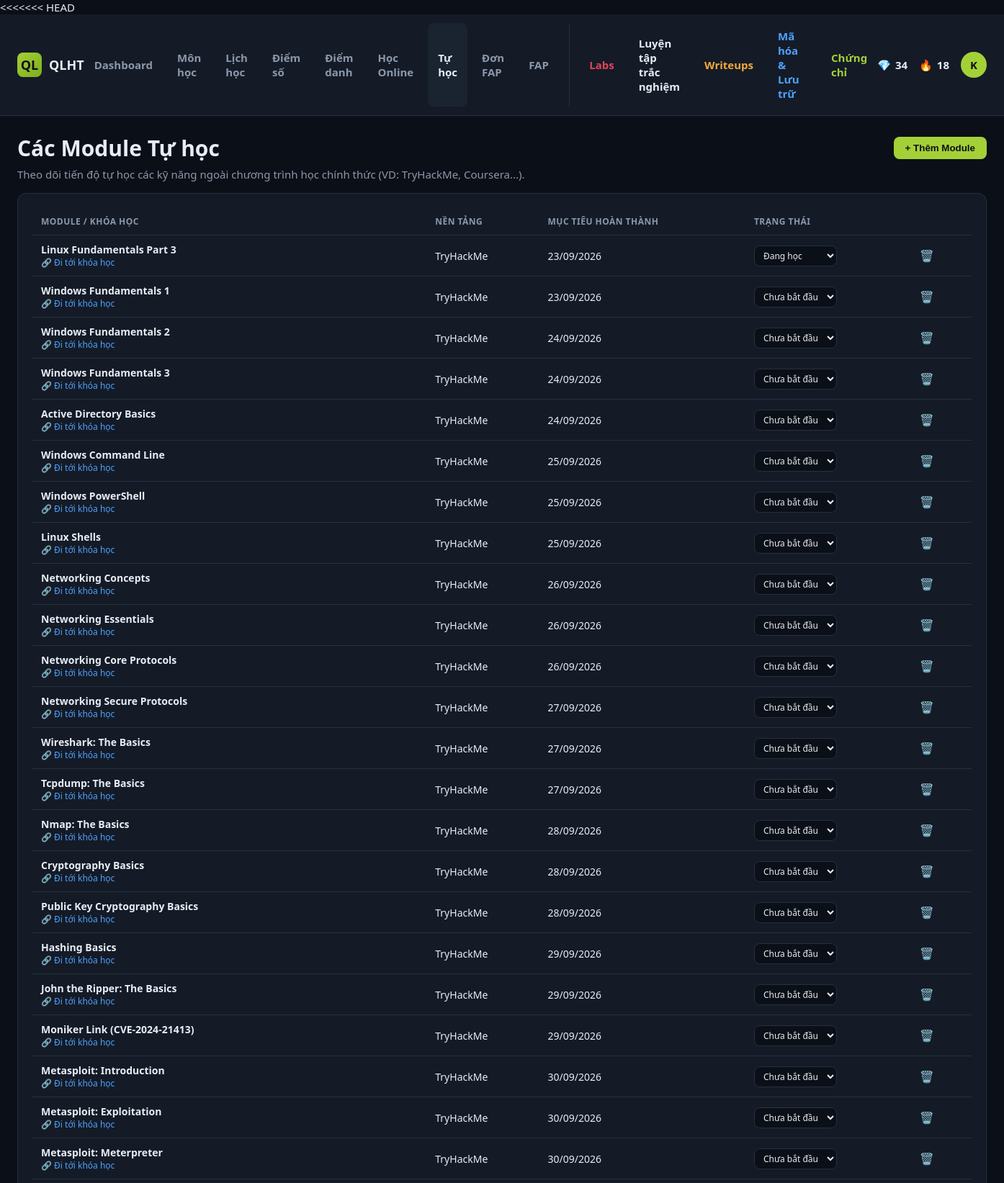
The page /self_study.php (signed in, upper part) on the database its author committed.
### tables this page shows
CREATE TABLE `students` (
  `id` int(11) NOT NULL,
  `student_code` varchar(20) NOT NULL,
  `full_name` varchar(100) NOT NULL,
  `major` varchar(150) NOT NULL,
  `email` varchar(100) DEFAULT NULL,
  `password_hash` varchar(255) NOT NULL,
  `role` enum('student','admin') NOT NULL DEFAULT 'student',
  `avatar` varchar(255) DEFAULT NULL,
  `streak_days` int(11) DEFAULT 0,
  `points` int(11) DEFAULT 0,
  `created_at` timestamp NOT NULL DEFAULT current_timestamp()
);

CREATE TABLE `self_study_modules` (
  `id` int(11) NOT NULL,
  `student_id` int(11) NOT NULL,
  `module_name` varchar(255) NOT NULL,
  `platform` varchar(100) DEFAULT NULL,
  `module_link` varchar(255) DEFAULT NULL,
  `status` enum('pending','in_progress','completed') DEFAULT 'pending',
  `target_date` date DEFAULT NULL,
  `created_at` timestamp NOT NULL DEFAULT current_timestamp()
);

### config/auth.php (called while the page is built, shortened)
<?php
require_once __DIR__ . '/database.php';
function isLoggedIn(): bool {
    return isset($_SESSION['student_id']);
}
function currentStudent(): ?array {
    static $cache = null;
    if ($cache === null) {
        $stmt = getDB()->prepare('SELECT * FROM students WHERE id = ?');
        $stmt->execute([$_SESSION['student_id']]);
        $cache = $stmt->fetch() ?: null;
    }
    return $cache;
}

### config/database.php (called while the page is built, shortened)
<?php
function getDB(): PDO {
    static $pdo = null;
    if ($pdo === null) {
        $dsn = "mysql:host=" . DB_HOST . ";port=" . DB_PORT . ";dbname=" . DB_NAME . ";charset=" . DB_CHARSET;
        $options = [
            PDO::ATTR_ERRMODE            => PDO::ERRMODE_EXCEPTION,
            PDO::ATTR_DEFAULT_FETCH_MODE => PDO::FETCH_ASSOC,
            PDO::ATTR_EMULATE_PREPARES   => false,
        ];
        try {
            $pdo = new PDO($dsn, DB_USER, DB_PASS, $options);
        } catch (PDOException $e) {
            http_response_code(500);
            die('Loi ket noi co so du lieu: ' . htmlspecialchars($e->getMessage()));
        }
    }
    return $pdo;
}

### self_study.php (the view, shortened to what this page needs)
<?php
require_once __DIR__ . '/config/auth.php';
$db = getDB();
$sid = $_SESSION['student_id'];
$stmt = $db->prepare('SELECT * FROM self_study_modules WHERE student_id = ? ORDER BY status = "completed", target_date ASC');
$stmt->execute([$sid]);
$modules = $stmt->fetchAll();
$statusMeta = [
    'pending'     => ['Chưa bắt đầu', 'badge-gray'],
    'in_progress' => ['Đang học', 'badge-blue'],
    'completed'   => ['Hoàn thành', 'badge-green'],
];
$activePage = 'self_study';
include __DIR__ . '/includes/header.php';
?>
<div class="card-header">
    <h1 style="margin:0;">Các Module Tự học</h1>
    <button class="btn btn-accent" onclick="document.getElementById('moduleModal').classList.add('open')">+ Thêm Module</button>
</div>
<p style="color:var(--text-dim); margin-top:-8px;">Theo dõi tiến độ tự học các kỹ năng ngoài chương trình học chính thức (VD: TryHackMe, Coursera...).</p>
<div class="card" style="margin-top:16px;">
    <table>
        <thead>
            <tr>
                <th>Module / Khóa học</th>
                <th>Nền tảng</th>
                <th>Mục tiêu hoàn thành</th>
                <th>Trạng thái</th>
                <th></th>
            </tr>
        </thead>
        <tbody>
        <?php foreach ($modules as $m):
        ?>
            <tr style="<?= $m['status'] === 'completed' ? 'opacity: 0.6;' : '' ?>">
                <td>
                    <strong style="<?= $m['status'] === 'completed' ? 'text-decoration: line-through;' : '' ?>">
                        <?= htmlspecialchars($m['module_name']) ?>
                    </strong>
                    <?php if ($m['module_link']): ?>
                        <br><a href="<?= htmlspecialchars($m['module_link']) ?>" target="_blank" style="font-size:12px; color:var(--blue);">🔗 Đi tới khóa học</a>
                    <?php endif; ?>
                </td>
                <td>
                    <?= htmlspecialchars($m['platform'] ?: '—') ?>
                </td>
                <td>
                    <?= $m['target_date'] ? date('d/m/Y', strtotime($m['target_date'])) : '—' ?>
                </td>
                <td>
                    <form method="post" style="display:inline;">
                        <select name="status" onchange="this.form.submit()" style="width:auto; padding:4px 8px; font-size:12px;">
                            <?php foreach ($statusMeta as $val => [$lbl, $c]): ?>
                                <option value="<?= $val ?>" <?= $m['status'] === $val ? 'selected' : '' ?>><?= $lbl ?></option>
                            <?php endforeach; ?>
                        </select>
                    </form>
                </td>
                <td>
                    <form method="post" style="display:inline;" onsubmit="return confirm('Xóa module này?');">
                        <button type="submit" class="icon-btn">🗑️</button>
                    </form>
                </td>
            </tr>
        <?php endforeach; ?>
        </tbody>
    </table>
</div>
<?php
require_once __DIR__ . '/config/auth.php';
$activePage = 'self_study';
include __DIR__ . '/includes/header.php';
?>
<?php include __DIR__ . '/includes/footer.php'; ?>

### includes/header.php (shortened to what this page needs)
<?php
$student = currentStudent();
$initial = $student ? mb_substr($student['full_name'], 0, 1) : '?';
?>
<!DOCTYPE html>
<html lang="vi">
<head>
<link rel="stylesheet" href="assets/css/style.css">
</head>
<body>
<div class="topbar">
    <div class="brand">
        <div class="logo">QL</div>
        QLHT
    </div>
    <nav>
        <a href="index.php" class="<?= $activePage === 'dashboard' ? 'active' : '' ?>">Dashboard</a>
        <a href="subjects.php" class="<?= $activePage === 'subjects' ? 'active' : '' ?>">Môn học</a>
        <a href="schedule.php" class="<?= $activePage === 'schedule' ? 'active' : '' ?>">Lịch học</a>
        <a href="grades.php" class="<?= $activePage === 'grades' ? 'active' : '' ?>">Điểm số</a>
        <a href="attendance.php" class="<?= $activePage === 'attendance' ? 'active' : '' ?>">Điểm danh</a>
        <a href="online.php" class="<?= $activePage === 'online' ? 'active' : '' ?>">Học Online</a>
        <a href="self_study.php" class="<?= ($activePage === 'self_study') ? 'active' : '' ?>">Tự học</a>
        <a href="fap.php" class="<?= $activePage === 'fap' ? 'active' : '' ?>">Đơn FAP</a>
         <a href="https://fap.fpt.edu.vn/Student.aspx" class="<?= $activePage === 'fap' ? 'active' : '' ?>">FAP</a>
    <a href="labs.php" class="<?= ($activePage === 'labs') ? 'active' : '' ?>" style="color: var(--red);"> Labs</a>
        <a href="quiz_take.php" class="<?= ($activePage === 'quiz') ? 'active' : '' ?>" style="color: var(--pink);">Luyện tập trắc nghiệm</a>
    <a href="writeups.php" class="<?= ($activePage === 'writeups') ? 'active' : '' ?>" style="color: var(--orange);"> Writeups</a>
    <a href="payloads.php" class="<?= ($activePage === 'payloads') ? 'active' : '' ?>" style="color: var(--blue);"> Mã hóa & Lưu trữ</a>
    <a href="certs.php" class="<?= ($activePage === 'certs') ? 'active' : '' ?>" style="color: var(--accent);"> Chứng chỉ</a>
    </nav>
    <div class="right">
        <?php if ($student): ?>
        <div class="stat-pill" title="Điểm rèn luyện"><span>💎</span> <?= (int)$student['points'] ?></div>
        <div class="stat-pill" title="Chuỗi ngày học liên tiếp"><span>🔥</span> <?= (int)$student['streak_days'] ?></div>
        <a href="profile.php" class="avatar"><?= htmlspecialchars($initial) ?></a>
        <?php endif; ?>
    </div>
</div>
<div class="page-wrap">

### assets/css/style.css (style rules this page uses)
:root { --bg: #0b0f17; --bg-panel: #141b26; --bg-panel-2: #1a2330; --border: #253040; --text: #e7edf5; --text-dim: #8b98ab; --accent: #a4d037; --accent-dark: #7fae1c; --blue: #4ea1ff; --red: #e2445c; --orange: #f2a93b; --purple: #9b6bd4; --radius: 12px; --sidebar-w: 232px; }
* { box-sizing: border-box; }
body { margin: 0; background: var(--bg); color: var(--text); font-family: "Segoe UI", Roboto, Inter, Arial, sans-serif; font-size: 15px; }
a { color: inherit; text-decoration: none; }
.topbar { display: flex; align-items: center; justify-content: space-between; padding: 12px 24px; background: var(--bg-panel); border-bottom: 1px solid var(--border); position: sticky; top: 0; z-index: 50; }
.topbar .brand { display: flex; align-items: center; gap: 10px; font-weight: 700; font-size: 18px; }
.topbar .brand .logo { width: 34px; height: 34px; border-radius: 8px; background: linear-gradient(135deg, var(--accent), var(--accent-dark)); display: flex; align-items: center; justify-content: center; color: #0b0f17; font-weight: 800; }
.topbar nav { display: flex; gap: 6px; }
.topbar nav a { padding: 8px 14px; border-radius: 8px; color: var(--text-dim); font-weight: 600; display: flex; align-items: center; gap: 6px; }
.topbar nav a.active, .topbar nav a:hover { color: var(--text); background: var(--bg-panel-2); }
.topbar .right { display: flex; align-items: center; gap: 16px; }
.stat-pill { display: flex; align-items: center; gap: 6px; font-weight: 700; color: var(--text); }
.avatar { width: 36px; height: 36px; border-radius: 50%; background: var(--accent); color: #0b0f17; display: flex; align-items: center; justify-content: center; font-weight: 800; }
.btn { padding: 8px 16px; border-radius: 8px; border: none; font-weight: 700; cursor: pointer; }
.btn-accent { background: var(--accent); color: #0b0f17; }
.page-wrap { max-width: 1400px; margin: 0 auto; padding: 24px; }
.card { background: var(--bg-panel); border: 1px solid var(--border); border-radius: var(--radius); padding: 20px; }
.card-header { display: flex; align-items: center; justify-content: space-between; margin-bottom: 14px; }
table { width: 100%; border-collapse: collapse; }
th, td { text-align: left; padding: 10px 12px; border-bottom: 1px solid var(--border); font-size: 14px; }
th { color: var(--text-dim); font-weight: 700; text-transform: uppercase; font-size: 12px; letter-spacing: .04em; }
input, select, textarea { width: 100%; padding: 9px 12px; border-radius: 8px; border: 1px solid var(--border); background: var(--bg); color: var(--text); font-size: 14px; font-family: inherit; }
.icon-btn { background: transparent; border: none; color: var(--text-dim); cursor: pointer; font-size: 16px; }

### rows shown on the page
students: points "34", streak_days "18", full_name "K"
self_study_modules: module_name "Linux Fundamentals Part 3", platform "TryHackMe", target_date "23/09/2026", status "Đang học"
self_study_modules: module_name "Windows Fundamentals 1", platform "TryHackMe", target_date "23/09/2026", status "Chưa bắt đầu"
self_study_modules: module_name "Windows Fundamentals 2", platform "TryHackMe", target_date "24/09/2026", status "Chưa bắt đầu"
self_study_modules: module_name "Windows Fundamentals 3", platform "TryHackMe", target_date "24/09/2026", status "Chưa bắt đầu"
self_study_modules: module_name "Active Directory Basics", platform "TryHackMe", target_date "24/09/2026", status "Chưa bắt đầu"
self_study_modules: module_name "Windows Command Line", platform "TryHackMe", target_date "25/09/2026", status "Chưa bắt đầu"
self_study_modules: module_name "Windows PowerShell", platform "TryHackMe", target_date "25/09/2026", status "Chưa bắt đầu"
self_study_modules: module_name "Linux Shells", platform "TryHackMe", target_date "25/09/2026", status "Chưa bắt đầu"
self_study_modules: module_name "Networking Concepts", platform "TryHackMe", target_date "26/09/2026", status "Chưa bắt đầu"
self_study_modules: module_name "Networking Essentials", platform "TryHackMe", target_date "26/09/2026", status "Chưa bắt đầu"
self_study_modules: module_name "Networking Core Protocols", platform "TryHackMe", target_date "26/09/2026", status "Chưa bắt đầu"
self_study_modules: module_name "Networking Secure Protocols", platform "TryHackMe", target_date "27/09/2026", status "Chưa bắt đầu"
self_study_modules: module_name "Wireshark: The Basics", platform "TryHackMe", target_date "27/09/2026", status "Chưa bắt đầu"
self_study_modules: module_name "Tcpdump: The Basics", platform "TryHackMe", target_date "27/09/2026", status "Chưa bắt đầu"
self_study_modules: module_name "Nmap: The Basics", platform "TryHackMe", target_date "28/09/2026", status "Chưa bắt đầu"
self_study_modules: module_name "Cryptography Basics", platform "TryHackMe", target_date "28/09/2026", status "Chưa bắt đầu"
self_study_modules: module_name "Public Key Cryptography Basics", platform "TryHackMe", target_date "28/09/2026", status "Chưa bắt đầu"
self_study_modules: module_name "Hashing Basics", platform "TryHackMe", target_date "29/09/2026", status "Chưa bắt đầu"
self_study_modules: module_name "John the Ripper: The Basics", platform "TryHackMe", target_date "29/09/2026", status "Chưa bắt đầu"
self_study_modules: module_name "Moniker Link (CVE-2024-21413)", platform "TryHackMe", target_date "29/09/2026", status "Chưa bắt đầu"
self_study_modules: module_name "Metasploit: Introduction", platform "TryHackMe", target_date "30/09/2026", status "Chưa bắt đầu"
self_study_modules: module_name "Metasploit: Exploitation", platform "TryHackMe", target_date "30/09/2026", status "Chưa bắt đầu"
self_study_modules: module_name "Metasploit: Meterpreter", platform "TryHackMe", target_date "30/09/2026", status "Chưa bắt đầu"
